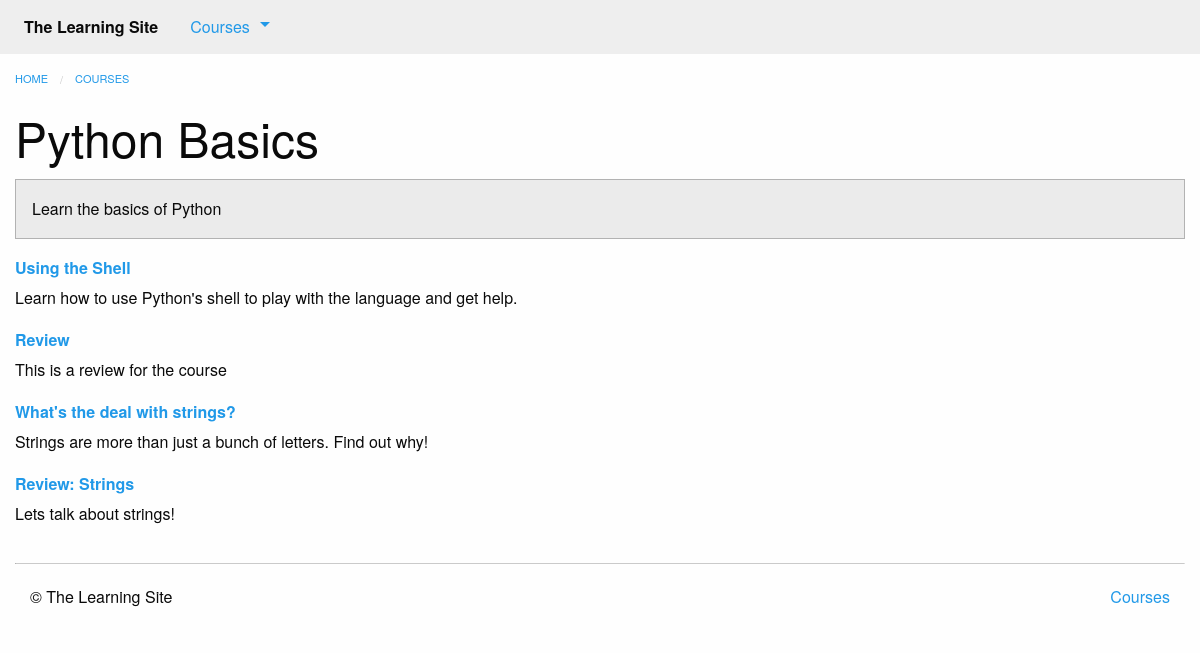
The page /courses/1/ on the database its author committed.
### courses/models.py (models this page shows, shortened)
class Course(models.Model):
    created_at = models.DateTimeField(auto_now_add=True)
    title = models.CharField(max_length=255)
    description = models.TextField()

class Step(models.Model):
    title = models.CharField(max_length=255)
    description = models.TextField()
    order = models.IntegerField(default=0)
    course = models.ForeignKey(Course)
    class Meta:
        abstract = True
        ordering = ['order',]

class Text(Step):
    content = models.TextField(blank=True, default='')
    def get_absolute_url(self):
        return reverse('courses:text', kwargs={
                'course_pk': self.course_id,
                'step_pk': self.id
            })

class Quiz(Step):
    total_questions = models.IntegerField(default=4)
    class Meta:
        verbose_name_plural = "Quizzes"
    def get_absolute_url(self):
        return reverse('courses:quiz', kwargs={
                'course_pk': self.course_id,
                'step_pk': self.id
            })

### courses/views.py (the view)
# urls.py: url(r'(?P<pk>\d+)/$', views.course_detail, name='detail'),
def course_detail(request, pk):
    course = get_object_or_404(models.Course, pk=pk)
    steps = sorted(chain(course.text_set.all(), course.quiz_set.all()),
    				key=lambda step: step.order)
    return render(request, 'courses/course_detail.html', {
    			'course': course,
    			'steps': steps
    			})

### courses/templatetags/course_extras.py (called while the page is built)
@register.inclusion_tag('courses/course_nav.html')
def nav_courses_list():
    courses = Course.objects.all()[:5]
    return {'courses': courses}

@register.filter('markdown_to_html')
def markdown_to_html(markdown_text):
    html_body = markdown2.markdown(markdown_text)
    return mark_safe(html_body)

### courses/templates/courses/course_detail.html (shortened to what this page needs)
{% extends "courses/layout.html" %}
{% load course_extras %}
{% block content %}
    <div class="row columns">
        {{ block.super }}
        <article>
            <h1 class="">{{ course.title }}</h1>
            <div class="callout secondary">
                {{ course.description|markdown_to_html }}
            </div>
            <dl>
                {% for step in steps %}
                    <dt>
                        <a href="{{ step.get_absolute_url }}">{{ step.title }}</a>
                    </dt>
                    <dd>{{ step.description|markdown_to_html }}</dd>
                {% endfor %}
            </dl>
        </article>
    </div>
{% endblock %}

### rows shown on the page
Course: title "Python Basics", description "Learn the basics of Python"
Text: title "Using the Shell", description "Learn how to use Python's shell to play with the language and get help."
Quiz: title "Review", description "This is a review for the course"
Text: title "What's the deal with strings?", description "Strings are more than just a bunch of letters. Find out why!"
Quiz: title "Review: Strings", description "Lets talk about strings!"
